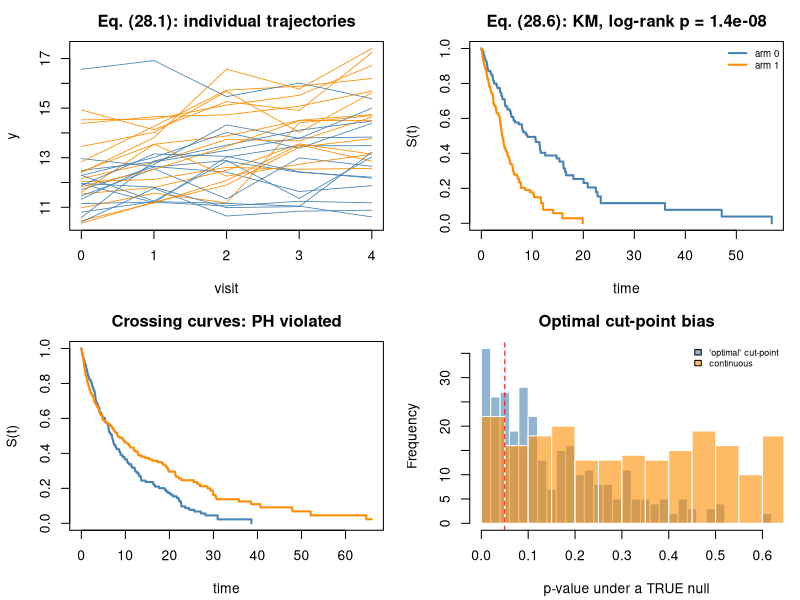

Recreate this plot in R.
## ---- chunk 1
suppressPackageStartupMessages({library(survival); library(nlme); library(splines)})
MODULE_NAME <- "20_survival_and_longitudinal"
OUT <- file.path(Sys.getenv("STATS_OUT", unset = "results"), MODULE_NAME)
dir.create(OUT, recursive = TRUE, showWarnings = FALSE)
header <- function(txt) cat("\n", strrep("=", 72), "\n", txt, "\n",
                            strrep("=", 72), "\n", sep = "")
## ---- chunk 2
header("A1. Repeated visits: the treatment x time interaction (28.1)-(28.2)")
set.seed(2001)
n_subj <- 30; n_visit <- 5
dl <- do.call(rbind, lapply(seq_len(n_subj), function(s) {
  arm <- s %% 2; b0 <- rnorm(1, 0, 1.5); b1 <- rnorm(1, 0, 0.25)
  data.frame(subject = factor(sprintf("S%02d", s)), arm = arm, time = 0:(n_visit-1),
             y = (12 + b0) + (0.15 + 0.35*arm + b1)*(0:(n_visit-1)) + rnorm(n_visit, 0, 0.6))
}))
m_wrong <- lm(y ~ time * arm, data = dl)                        # visits pooled
m_rs <- lme(y ~ time * arm, random = ~ time | subject, data = dl)
cat("  TRUE treatment x time interaction = 0.350\n")
cat(sprintf("  %-34s%16s%9s%11s\n", "analysis", "beta(time:arm)", "SE", "p"))
cs <- coef(summary(m_wrong))
cat(sprintf("  %-34s%16.4f%9.4f%11.4f\n", "OLS, visits pooled (WRONG)",
            cs["time:arm",1], cs["time:arm",2], cs["time:arm",4]))
ts <- summary(m_rs)$tTable
cat(sprintf("  %-34s%16.4f%9.4f%11.4f\n", "mixed model, random slope",
            ts["time:arm","Value"], ts["time:arm","Std.Error"], ts["time:arm","p-value"]))
cat(sprintf("\n  A main effect of `arm` describes only the BASELINE difference\n"))
cat(sprintf("  (here %+.3f). The scientific question is the INTERACTION.\n",
            ts["arm","Value"]))
## ---- chunk 3
header("A2. Between- vs within-person effects (28.3)")
set.seed(2002)
da <- do.call(rbind, lapply(1:60, function(s) {
  base_age <- runif(1, 40, 80)
  level <- 5 + 0.06*base_age + rnorm(1, 0, 0.5)   # BETWEEN: positive (cohort effect)
  data.frame(subject = factor(sprintf("S%02d", s)), age = base_age + 0:3,
             y = level - 0.10*(0:3) + rnorm(4, 0, 0.25))  # WITHIN: negative
}))
da$age_mean <- ave(da$age, da$subject)
da$age_dev <- da$age - da$age_mean
m_naive <- lm(y ~ age, data = da)
m_sep <- lme(y ~ age_mean + age_dev, random = ~ 1 | subject, data = da)
cat(sprintf("  naive pooled age slope          = %+.4f\n", coef(m_naive)["age"]))
cat(sprintf("  between-person (age_mean) slope = %+.4f  (truth +0.06)\n",
            fixef(m_sep)["age_mean"]))
cat(sprintf("  within-person  (age_dev)  slope = %+.4f  (truth -0.10)\n",
            fixef(m_sep)["age_dev"]))
cat("\n  The naive analysis reports a POSITIVE age effect; the biology is a\n")
cat("  NEGATIVE within-person decline. Always decompose (28.3) in cohorts.\n")
## ---- chunk 4
header("B1. Right-censoring: three wrong answers and one right one")
simulate_survival <- function(n = 300, hr = 1.8, censor_rate = 0.9) {
  arm <- rbinom(n, 1, 0.5)
  base_hazard <- 0.08
  T <- rexp(n, base_hazard * hr^arm)
  ## size = n matters: 1/(base*censor_rate) is a SCALAR, so without `n` every
  ## patient would share one censoring time.
  C <- rexp(n, base_hazard * censor_rate)
  data.frame(time = pmin(T, C), event = as.integer(T <= C), arm = arm, true_T = T)
}
set.seed(2004)
d <- simulate_survival()
cat(sprintf("  n = %d, events = %d (%.0f%%), censored = %d\n", nrow(d), sum(d$event),
            100*mean(d$event), sum(!d$event)))
km_all <- survfit(Surv(time, event) ~ 1, data = d)
cat(sprintf("\n  TRUE median survival (uncensored truth) = %.2f\n", median(d$true_T)))
cat(sprintf("  (a) mean observed time, ignoring censoring = %.2f   <- biased DOWN\n",
            mean(d$time)))
cat(sprintf("  (b) mean among events only                 = %.2f   <- biased DOWN more\n",
            mean(d$time[d$event == 1])))
cat(sprintf("  (c) Kaplan-Meier median (28.6)             = %.2f   <- correct\n",
            summary(km_all)$table["median"]))
cat("\n  Censored subjects are NOT failures and NOT missing: they contribute\n")
cat("  information up to their censoring time. Requires NON-INFORMATIVE\n")
cat("  censoring: T independent of C given covariates.\n")
## ---- chunk 5
header("B2. KM estimator and Greenwood's variance (28.6)-(28.7)")
kaplan_meier <- function(time, event) {
  ts <- sort(unique(time[event == 1]))
  S <- 1; var_sum <- 0
  do.call(rbind, lapply(ts, function(ti) {
    n_i <- sum(time >= ti); d_i <- sum(time == ti & event == 1)
    S <<- S * (1 - d_i/n_i)                                     # eq. (28.6)
    if (n_i > d_i) var_sum <<- var_sum + d_i/(n_i*(n_i - d_i))  # eq. (28.7)
    data.frame(t = ti, n_risk = n_i, d = d_i, S = S, se = S*sqrt(var_sum))
  }))
}
mine <- kaplan_meier(d$time, d$event)
sf <- survfit(Surv(time, event) ~ 1, data = d)
idx <- round(c(0.1, 0.5, 0.9) * (nrow(mine) - 1)) + 1
cat(sprintf("  %8s%11s%11s%15s%14s\n", "time", "n at risk", "S (mine)",
            "S (survfit)", "Greenwood SE"))
for (i in idx) {
  ti <- mine$t[i]
  s_sf <- summary(sf, times = ti)$surv
  cat(sprintf("  %8.3f%11d%11.5f%15.5f%14.5f\n", ti, mine$n_risk[i], mine$S[i],
              s_sf, mine$se[i]))
}
cat(sprintf("  max |mine - survfit| over all event times: %.2e\n",
            max(abs(mine$S - summary(sf, times = mine$t)$surv))))
cat("\n  ALWAYS show the number-at-risk table. The right tail of a KM curve is\n")
cat("  estimated from very few subjects and looks far more precise than it is:\n")
for (q in c(0.25, 0.5, 0.75, 0.95)) {
  i <- max(1, round(q * nrow(mine)))
  cat(sprintf("    at t = %6.2f: %3d at risk, S = %.3f +/- %.3f\n",
              mine$t[i], mine$n_risk[i], mine$S[i], 1.96*mine$se[i]))
}
## ---- chunk 6
header("B3. Log-rank from scratch (28.8)")
logrank_manual <- function(time, event, group) {
  OE <- 0; V <- 0
  for (ti in sort(unique(time[event == 1]))) {
    at_risk <- time >= ti
    n_i <- sum(at_risk); n_1i <- sum(at_risk & group == 1)
    d_i <- sum(time == ti & event == 1)
    d_1i <- sum(time == ti & event == 1 & group == 1)
    if (n_i > 1) {
      OE <- OE + d_1i - d_i * n_1i/n_i                          # eq. (28.8)
      V <- V + d_i*(n_i - d_i)*n_1i*(n_i - n_1i)/(n_i^2*(n_i-1))
    }
  }
  Z <- OE/sqrt(V); c(Z = Z, chi2 = Z^2, p = 2*pnorm(abs(Z), lower.tail = FALSE))
}
lr_mine <- logrank_manual(d$time, d$event, d$arm)
lr_sd <- survdiff(Surv(time, event) ~ arm, data = d)
cat(sprintf("  mine      : Z = %+.4f, chi2 = %.4f, p = %.3e\n",
            lr_mine["Z"], lr_mine["chi2"], lr_mine["p"]))
cat(sprintf("  survdiff(): chi2 = %.4f, p = %.3e\n", lr_sd$chisq,
            pchisq(lr_sd$chisq, 1, lower.tail = FALSE)))
cat("\n  The log-rank is most powerful under PROPORTIONAL HAZARDS and can have\n")
cat("  near-zero power when survival curves CROSS.\n")
## ---- chunk 7
header("B4. Cox proportional hazards and its diagnostic (28.9)-(28.11)")
set.seed(7)
d$age <- rnorm(nrow(d), 60, 10)
cph <- coxph(Surv(time, event) ~ arm + age, data = d)
print(summary(cph)$coefficients)
cat(sprintf("\n  TRUE hazard ratio for arm = 1.80; estimated = %.3f\n",
            exp(coef(cph)["arm"])))
cat("\n  exp(beta) is a HAZARD RATIO: a ratio of instantaneous event rates\n")
cat("  among those still at risk. NOT a risk ratio, NOT a ratio of survival\n")
cat("  times.\n")
cat(sprintf("\n  Effective sample size = NUMBER OF EVENTS, not subjects:\n"))
cat(sprintf("    subjects = %d, events = %d, covariates = 2 -> %.0f events per\n",
            nrow(d), sum(d$event), sum(d$event)/2))
cat("    covariate (guidance: >= 10)\n")
cat("\n  Proportional-hazards check (28.11), scaled Schoenfeld residuals:\n")
print(cox.zph(cph)$table)
cat("  Small p => the coefficient varies with time => PH is violated.\n")

cat("\n  A dataset with a genuinely NON-proportional (crossing) effect:\n")
set.seed(2005)
n <- 400
arm2 <- rbinom(n, 1, 0.5)
T2 <- ifelse(arm2 == 1,
             ifelse(runif(n) < 0.25, rexp(n, 1/2), rexp(n, 1/25)),
             rexp(n, 1/10))
C2 <- rexp(n, 1/30)
d3 <- data.frame(time = pmin(T2, C2), event = as.integer(T2 <= C2), arm = arm2)
cph3 <- coxph(Surv(time, event) ~ arm, data = d3)
cat(sprintf("    Cox HR = %.3f, p = %.3f\n", exp(coef(cph3)["arm"]),
            summary(cph3)$coefficients["arm", "Pr(>|z|)"]))
cat(sprintf("    log-rank p = %.3f   <- little power against crossing\n",
            pchisq(survdiff(Surv(time, event) ~ arm, data = d3)$chisq, 1,
                   lower.tail = FALSE)))
cat(sprintf("    PH test p  = %.4f   <- PH is violated\n",
            cox.zph(cph3)$table["arm", "p"]))
## ---- chunk 8
header("B5. Restricted mean survival time (28.12)")
rmst <- function(time, event, tau) {
  km <- kaplan_meier(time, event)
  km <- km[km$t <= tau, ]
  ts <- c(0, km$t, tau); Ss <- c(1, km$S)
  sum(Ss * diff(ts))                                            # eq. (28.12)
}
TAU <- 20
for (row_ in list(list("proportional-hazards data", d), list("crossing-hazards data", d3))) {
  dd <- row_[[2]]
  r0 <- rmst(dd$time[dd$arm==0], dd$event[dd$arm==0], TAU)
  r1 <- rmst(dd$time[dd$arm==1], dd$event[dd$arm==1], TAU)
  cat(sprintf("  %-28s RMST(tau=%d): arm0 = %5.2f, arm1 = %5.2f, diff = %+6.2f\n",
              row_[[1]], TAU, r0, r1, r1 - r0))
}
cat("\n  RMST differences are interpretable as 'time gained within tau' and\n")
cat("  require NO proportional-hazards assumption.\n")
## ---- chunk 9
header("B6. Competing risks (28.13)")
set.seed(2006)
n <- 800
T1 <- rexp(n, 1/20); T2c <- rexp(n, 1/12); Cc <- rexp(n, 1/40)
obs <- pmin(T1, T2c, Cc)
cause <- ifelse(T1 <= T2c & T1 <= Cc, 1, ifelse(T2c < T1 & T2c <= Cc, 2, 0))
t_eval <- 15
km_naive <- survfit(Surv(obs, as.integer(cause == 1)) ~ 1)
naive_risk <- 1 - summary(km_naive, times = t_eval)$surv
cif <- function(time, cause, k, t_eval) {
  o <- order(time); time <- time[o]; cause <- cause[o]
  S <- 1; out <- 0
  for (ti in sort(unique(time[cause > 0]))) {
    n_i <- sum(time >= ti); d_k <- sum(time == ti & cause == k)
    d_all <- sum(time == ti & cause > 0)
    if (ti <= t_eval) out <- out + S * d_k/n_i                  # eq. (28.13)
    S <- S * (1 - d_all/n_i)
  }
  out
}
cat(sprintf("  at t = %d:\n", t_eval))
cat(sprintf("    TRUE probability of the event of interest = %.4f\n",
            mean(T1 <= t_eval & T1 <= T2c)))
cat(sprintf("    1 - Kaplan-Meier (naive)                  = %.4f   <- OVERESTIMATES\n",
            naive_risk))
cat(sprintf("    cumulative incidence function (28.13)     = %.4f   <- correct\n",
            cif(obs, cause, 1, t_eval)))
cat("\n  Treating a competing event as censoring asks 'what would happen in a\n")
cat("  world where it cannot occur?' - usually not the question. Use CIF for\n")
cat("  absolute risk; cause-specific hazards for aetiology.\n")
## ---- chunk 10
header("B7. Immortal time bias and optimal cut-point bias")
set.seed(2007)
n <- 600
Ti <- rexp(n, 1/10); Ci <- rexp(n, 1/25)
tt <- pmin(Ti, Ci); ev <- as.integer(Ti <= Ci)
## "Responders" can only be assessed at 3 months - so to BE a responder you
## must first SURVIVE 3 months. The label has NO real effect.
responder <- as.integer(tt > 3 & runif(n) < 0.5)
db <- data.frame(time = tt, event = ev, responder = responder)
cph_bad <- coxph(Surv(time, event) ~ responder, data = db)
land <- subset(db, time > 3); land$time <- land$time - 3
cph_land <- coxph(Surv(time, event) ~ responder, data = land)
cat("  TRUE effect of 'responder' status = NONE\n")
cat(sprintf("  naive Cox HR                      = %.3f  (p = %.2e)   <- spurious\n",
            exp(coef(cph_bad)), summary(cph_bad)$coefficients[1, "Pr(>|z|)"]))
cat(sprintf("  landmark analysis at 3 months, HR = %.3f  (p = %.3f)   <- corrected\n",
            exp(coef(cph_land)), summary(cph_land)$coefficients[1, "Pr(>|z|)"]))

cat("\n  Optimal cut-point bias: dichotomising at the 'most significant'\n")
cat("  threshold when the biomarker is PURE NOISE:\n")
set.seed(2008)
res_cut <- t(replicate(300, {
  nn <- 200
  Tx <- rexp(nn, 1/10); Cx <- rexp(nn, 1/20)
  dd <- data.frame(time = pmin(Tx, Cx), event = as.integer(Tx <= Cx), bm = rnorm(nn))
  ps <- sapply(seq(0.2, 0.8, 0.05), function(q) {
    hi <- as.integer(dd$bm > quantile(dd$bm, q))
    if (sum(hi) < 6 || sum(1-hi) < 6) return(NA)
    pchisq(survdiff(Surv(time, event) ~ hi, data = dd)$chisq, 1, lower.tail = FALSE)
  })
  c(min(ps, na.rm = TRUE),
    summary(coxph(Surv(time, event) ~ bm, data = dd))$coefficients[1, "Pr(>|z|)"])
}))
cat(sprintf("    'best' cut-point p < 0.05 : %.1f%%   <- should be 5%%\n",
            100*mean(res_cut[, 1] < 0.05)))
cat(sprintf("    continuous biomarker p<0.05: %.1f%%   <- calibrated\n",
            100*mean(res_cut[, 2] < 0.05)))
cat("  Keep the biomarker CONTINUOUS, or pre-specify the cut-point.\n")
## ---- chunk 11
png(file.path(OUT, "survival.png"), width = 1100, height = 800, res = 110)
par(mfrow = c(2, 2), mar = c(4.2, 4.2, 2.5, 1))
plot(NA, xlim = c(0, 4), ylim = range(dl$y), xlab = "visit", ylab = "y",
     main = "Eq. (28.1): individual trajectories")
for (s in levels(dl$subject)) {
  sub <- dl[dl$subject == s, ]
  lines(sub$time, sub$y, col = c("steelblue", "darkorange")[sub$arm[1]+1], lwd = 0.8)
}
plot(survfit(Surv(time, event) ~ arm, data = d), col = c("steelblue", "darkorange"),
     lwd = 2, xlab = "time", ylab = "S(t)",
     main = sprintf("Eq. (28.6): KM, log-rank p = %.1e", lr_mine["p"]))
legend("topright", c("arm 0", "arm 1"), col = c("steelblue", "darkorange"),
       lwd = 2, bty = "n", cex = 0.7)
plot(survfit(Surv(time, event) ~ arm, data = d3), col = c("steelblue", "darkorange"),
     lwd = 2, xlab = "time", ylab = "S(t)",
     main = "Crossing curves: PH violated")
hist(res_cut[, 1], breaks = 30, col = adjustcolor("steelblue", 0.6), border = "white",
     main = "Optimal cut-point bias", xlab = "p-value under a TRUE null")
hist(res_cut[, 2], breaks = 30, col = adjustcolor("darkorange", 0.6), border = "white",
     add = TRUE)
abline(v = 0.05, col = "red", lty = 2)
legend("topright", c("'optimal' cut-point", "continuous"),
       fill = c(adjustcolor("steelblue",0.6), adjustcolor("darkorange",0.6)),
       bty = "n", cex = 0.65)
invisible(dev.off())
cat("\nFigure written to", file.path(OUT, "survival.png"), "\n")
